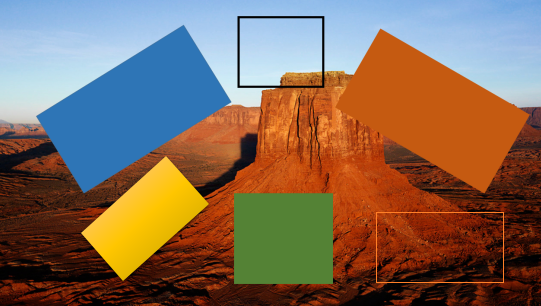
#> input picture Target14.bmp, 541 x 306 px, found by its file name
$ python test14.py   (older library calls are emulated)
#> lines starting #> are read from the running program, lines starting #| are printed output that depends on the picture
# coding=UTF-8
import numpy
import argparse
import cv2
import numpy
import argparse
import cv2

image = cv2.imread('Target14.bmp')
#> image is the input picture: shape (306, 541, 3); mean B, G, R 87.7, 105.5, 130.4
cv2.imshow("Original", image)

gray = cv2.cvtColor(image, cv2.COLOR_BGR2GRAY)
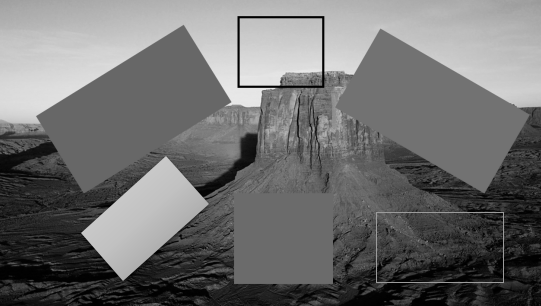
#> gray: shape (306, 541); min 0, max 236, mean 110.9
cv2.imshow("Gray", gray)

sobelx = cv2.Sobel(gray, cv2.CV_64F, 1, 0)
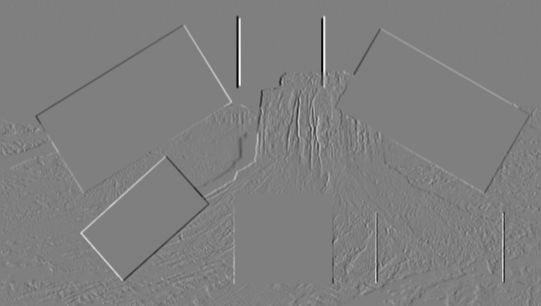
#> sobelx: shape (306, 541) float64; min -915, max 917, mean -0.2; drawn with min black and max white
sobely = cv2.Sobel(gray, cv2.CV_64F, 0, 1)
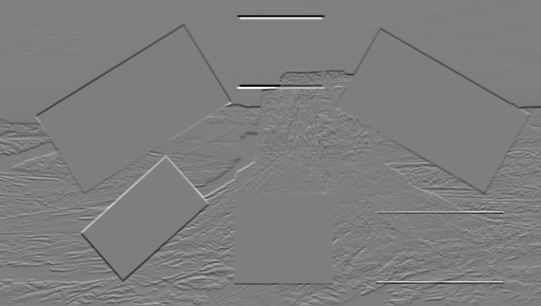
#> sobely: shape (306, 541) float64; min -916, max 925, mean -3.9; drawn with min black and max white

sobelx = numpy.uint8(numpy.absolute(sobelx))
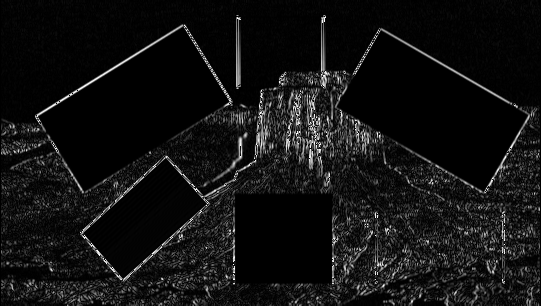
#> sobelx: shape (306, 541); min 0, max 255, mean 18.2
sobely = numpy.uint8(numpy.absolute(sobely))
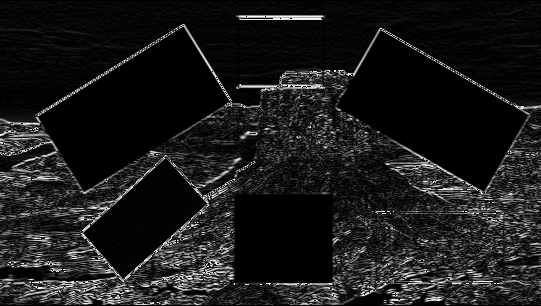
#> sobely: shape (306, 541); min 0, max 255, mean 26.7
sobelcombine = cv2.bitwise_or(sobelx,sobely)
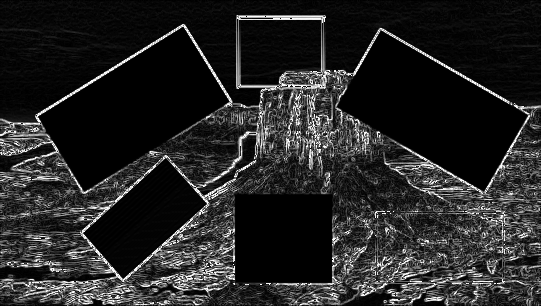
#> sobelcombine: shape (306, 541); min 0, max 255, mean 37.9
#display two images in a figure
cv2.imshow("Edge detection by Sobel", numpy.hstack([gray,sobelx,sobely, sobelcombine]))
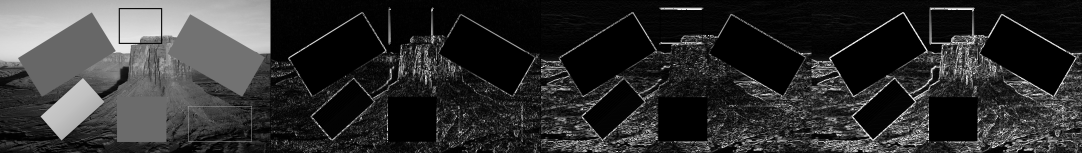
#> window 'Edge detection by Sobel': shape (306, 2164) (shown at 1/2 size); min 0, max 255, mean 48.4

cv2.imwrite("1_edge_by_sobel.bmp", numpy.hstack([gray,sobelx,sobely, sobelcombine]))


if(cv2.waitKey(0)==27):
#> (key Esc is pressed here)
	cv2.destroyAllWindows()

$ run again, with Target1.bmp copied over Target14.bmp
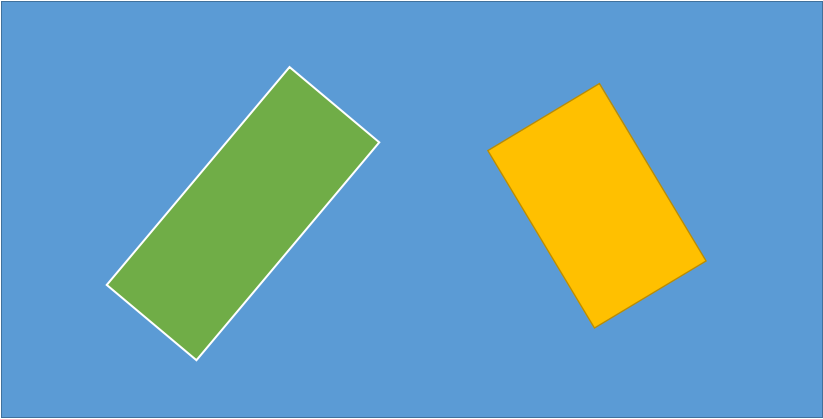
#> input picture Target1.bmp, 823 x 419 px, found by its file name
#> image is the input picture: shape (419, 823, 3); mean B, G, R 182.7, 160.3, 107.4
#> `sobelcombine = cv2.bitwise_or(sobelx,sobely)`:
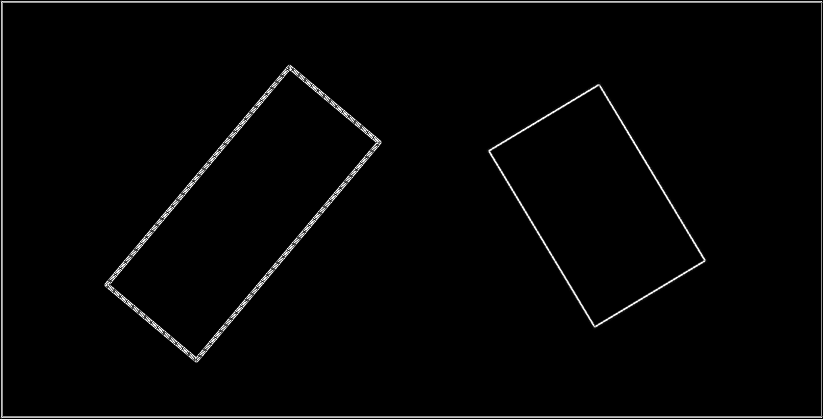
#> sobelcombine: shape (419, 823); min 0, max 255, mean 4.9
#> `cv2.imshow("Edge detection by Sobel", numpy.hstack([gray,sobelx,sobely..`:
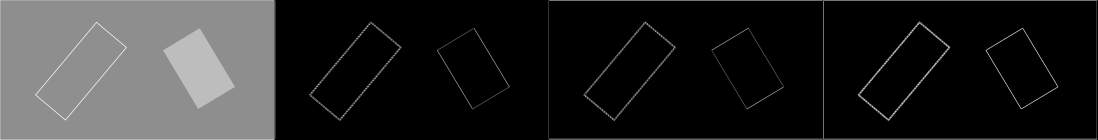
#> window 'Edge detection by Sobel': shape (419, 3292) (shown at 1/3 size); min 0, max 255, mean 39.3

$ run again, with Target12.bmp copied over Target14.bmp
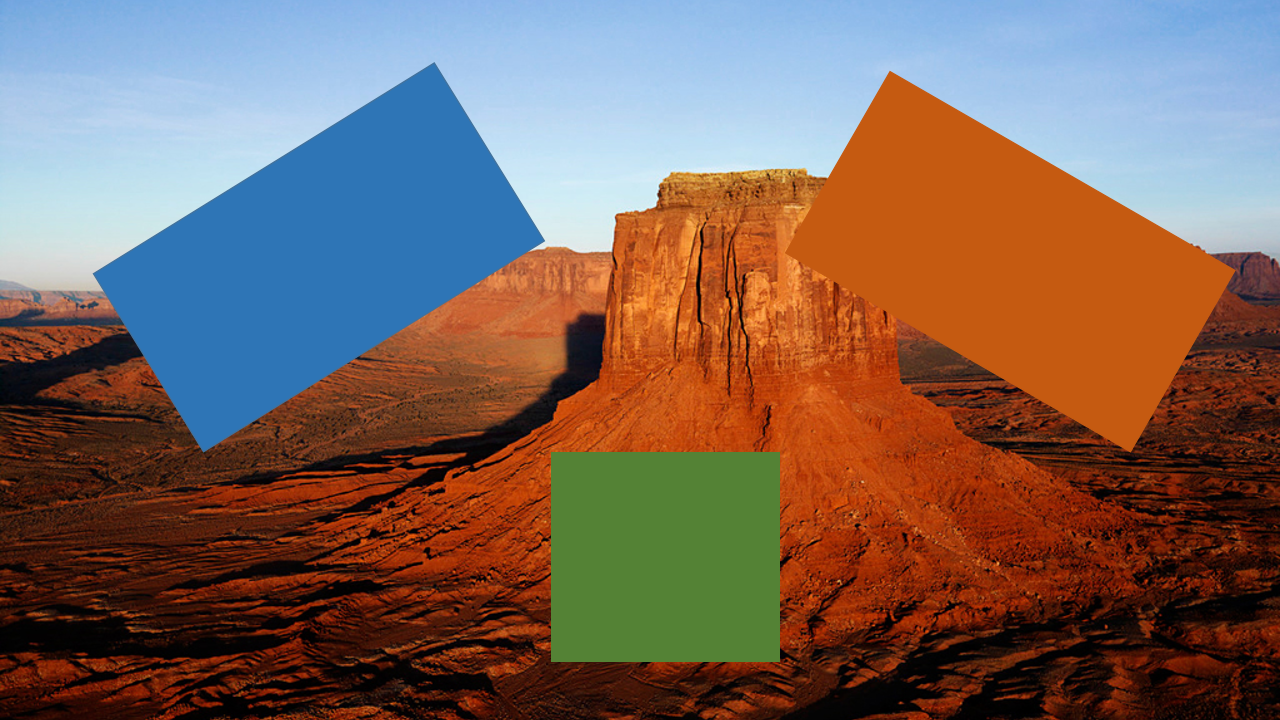
#> input picture Target12.bmp, 1280 x 720 px, found by its file name
#> image is the input picture: shape (720, 1280, 3); mean B, G, R 88.8, 98.8, 123.2
#> `sobelcombine = cv2.bitwise_or(sobelx,sobely)`:
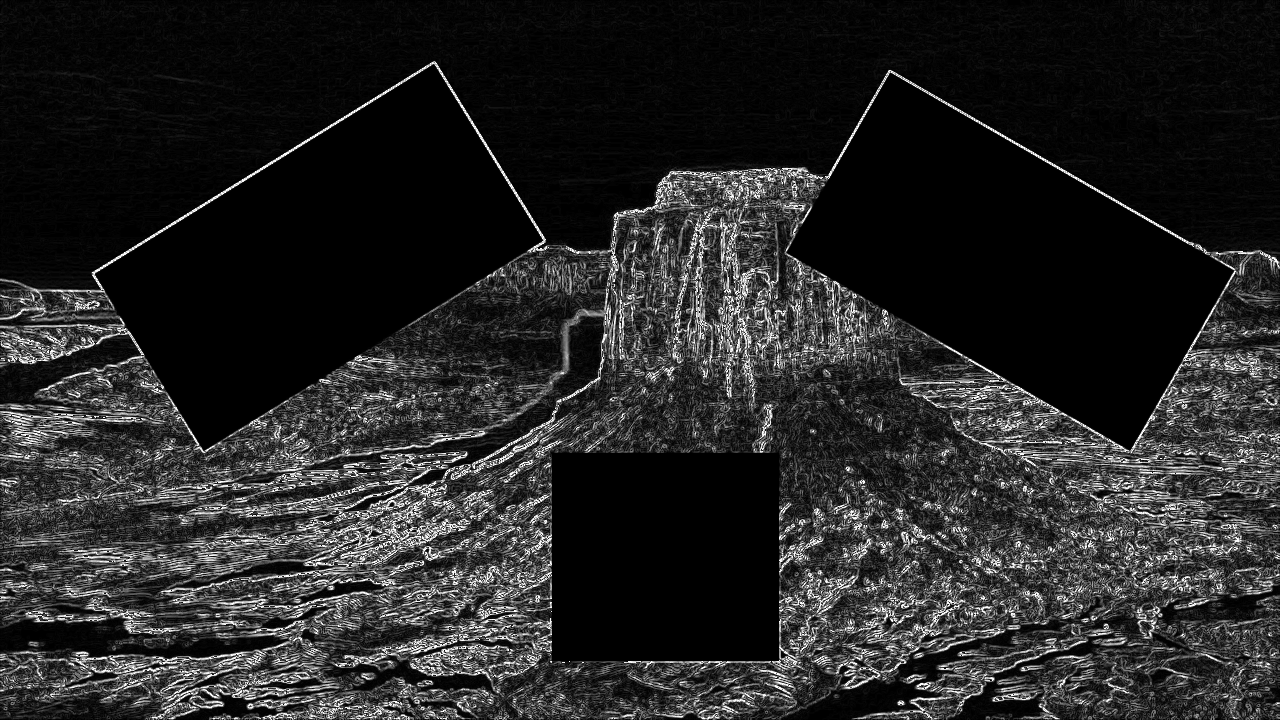
#> sobelcombine: shape (720, 1280); min 0, max 255, mean 37.8
#> `cv2.imshow("Edge detection by Sobel", numpy.hstack([gray,sobelx,sobely..`:
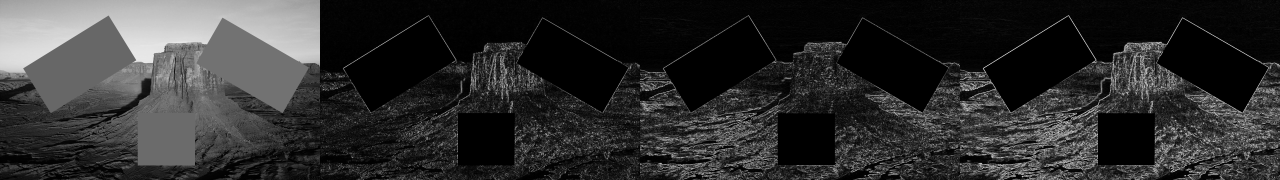
#> window 'Edge detection by Sobel': shape (720, 5120) (shown at 1/4 size); min 0, max 255, mean 46.9
